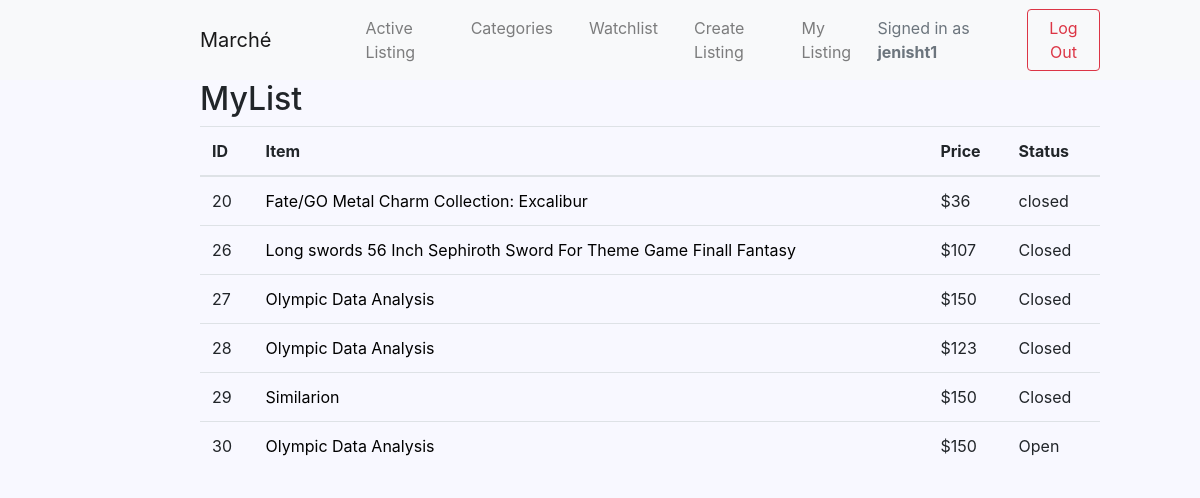
/mylist (signed in), run on the app's committed database.
### auctions/models.py (models this page shows, shortened)
class User(AbstractUser):
    pass

class Listing(models.Model):
    title=models.CharField(max_length=64)
    description=models.CharField(max_length=100)
    price=models.IntegerField()
    Image=models.CharField(max_length=100)
    category=models.CharField(max_length=64)
    owner=models.ForeignKey(User, on_delete=models.CASCADE, related_name="items")
    status=models.CharField(max_length=64)

### auctions/views.py (the view)
# urls.py: path("mylist", views.mylist, name="mylist"),
@login_required(login_url='/login')
def mylist(request):
    mylist=request.user.items.all()
    return render(request,"auctions/mylist.html",{
    "mylist":mylist})

### auctions/templates/auctions/mylist.html
{% extends "auctions/layout.html" %}
  {% block body %}
  <div class="padding">
    <h2> MyList</h2>
          {% if mylist %}
        <table class="table">
  <tr>
    <th> ID </th>
    <th> Item </th>
    <th> Price </th>
    <th> Status </th>
    </tr>
  <tbody>
  {% for item in mylist %}
    <tr>
<td>{{item.id}}</td>
      <td> <a href="{% url 'item' item.id %}" style="color:black">{{item.title}} </a> </td>
      <td>${{item.price}}</td>
      <td>{{item.status}}</td>
    </tr>
    {% endfor %}
  </tbody>
</table>
    {% else %}
    <br>
    <br>
  <h3>&ensp;  You haven't created any listing. </h3>
      {% endif %}
</div>
{% endblock %}

### auctions/templates/auctions/layout.html (shortened to what this page needs)
{% load static %}
<!DOCTYPE html>
<html lang="en">
    <head>
        <link rel="stylesheet" href="https://stackpath.bootstrapcdn.com/bootstrap/4.4.1/css/bootstrap.min.css">
        <link href="{% static 'auctions/styles.css' %}" rel="stylesheet">
    </head>
    <body>
      <nav class="navbar navbar-expand-lg navbar-light bg-light padding" >
  <a class="navbar-brand" href="#">Marché</a>
  <div class="collapse navbar-collapse" id="navbarTogglerDemo02">
    <ul class="navbar-nav mr-auto mt-2 mt-lg-0">
      <li class="nav-item ">
        <a class="nav-link" href="{% url 'index' %}">Active Listing</a>
      </li>
      <li class="nav-item">
        <a class="nav-link" href="{% url 'categories' %}">Categories</a>
      </li>
      <li class="nav-item">
        <a class="nav-link" href="{% url 'watchlist' %}">Watchlist</a>
      </li>
      <li class="nav-item">
        <a class="nav-link" href="{% url 'create' %}">Create Listing</a>
      </li>
      <li class="nav-item">
        <a class="nav-link" href="{% url 'mylist' %}">My Listing</a>
      </li>
    </ul>
    {% if user.is_authenticated %}
 <a class="nav-link disabled" href="#">Signed in as <strong>{{ user.username }}</strong></a>
    <form class="form-inline my-2 my-lg-0" action={% url 'logout' %}>
      <button class="btn btn-outline-danger" type="submit">Log Out</button>
    </form>
{% else %}
<a class="nav-link disabled" href="#"> Not signed in </a>
<form class="form-inline my-2 my-lg-0" action={% url 'login' %}>
  <button class="btn btn-outline-success my-2 my-sm-0" type="submit">Log In</button>
</form>
{% endif %}
</nav>
        {% block body %}
        {% endblock %}
    </body>
</html>

### auctions/static/auctions/styles.css (style rules this page uses)
body { background-color: #F8F8FF; }
.padding { padding-left: 200px; padding-right: 100px; }
.nav-item { padding-left: 20px; font-size:10; }
.navbar-brand { padding-right: 50px; }

### data on the page
User: username "jenisht1"
Listing: id "20", title "Fate/GO Metal Charm Collection: Excalibur", price "36", status "closed"
Listing: id "26", title "Long swords 56 Inch Sephiroth Sword For Theme Game Finall Fantasy", price "107", status "Closed"
Listing: id "27", title "Olympic Data Analysis", price "150", status "Closed"
Listing: id "28", title "Olympic Data Analysis", price "123", status "Closed"
Listing: id "29", title "Similarion", price "150", status "Closed"
Listing: id "30", title "Olympic Data Analysis", price "150", status "Open"
